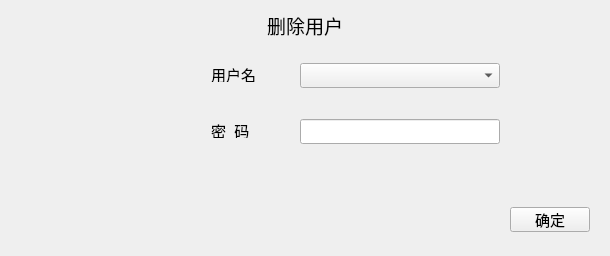
             <widget class="QWidget" name="page_4">
              <layout class="QVBoxLayout" name="verticalLayout_10">
               <property name="bottomMargin">
                <number>15</number>
               </property>
               <item>
                <widget class="QLabel" name="label_13">
                 <property name="sizePolicy">
                  <sizepolicy hsizetype="Minimum" vsizetype="Maximum">
                   <horstretch>0</horstretch>
                   <verstretch>0</verstretch>
                  </sizepolicy>
                 </property>
                 <property name="font">
                  <font>
                   <family>Agency FB</family>
                   <pointsize>14</pointsize>
                  </font>
                 </property>
                 <property name="text">
                  <string>删除用户</string>
                 </property>
                 <property name="alignment">
                  <set>Qt::AlignCenter</set>
                 </property>
                </widget>
               </item>
               <item>
                <widget class="QWidget" name="widget_20" native="true">
                 <property name="minimumSize">
                  <size>
                   <width>0</width>
                   <height>50</height>
                  </size>
                 </property>
                 <property name="maximumSize">
                  <size>
                   <width>16777215</width>
                   <height>50</height>
                  </size>
                 </property>
                 <widget class="QLabel" name="label_19">
                  <property name="geometry">
                   <rect>
                    <x>200</x>
                    <y>20</y>
                    <width>80</width>
                    <height>16</height>
                   </rect>
                  </property>
                  <property name="minimumSize">
                   <size>
                    <width>80</width>
                    <height>0</height>
                   </size>
                  </property>
                  <property name="maximumSize">
                   <size>
                    <width>80</width>
                    <height>16777215</height>
                   </size>
                  </property>
                  <property name="font">
                   <font>
                    <pointsize>11</pointsize>
                   </font>
                  </property>
                  <property name="text">
                   <string>用户名</string>
                  </property>
                 </widget>
                 <widget class="QComboBox" name="comboBox_2">
                  <property name="geometry">
                   <rect>
                    <x>289</x>
                    <y>17</y>
                    <width>200</width>
                    <height>25</height>
                   </rect>
                  </property>
                  <property name="minimumSize">
                   <size>
                    <width>200</width>
                    <height>25</height>
                   </size>
                  </property>
                  <property name="maximumSize">
                   <size>
                    <width>200</width>
                    <height>25</height>
                   </size>
                  </property>
                  <property name="font">
                   <font>
                    <pointsize>11</pointsize>
                   </font>
                  </property>
                 </widget>
                </widget>
               </item>
               <item>
                <widget class="QWidget" name="widget_21" native="true">
                 <property name="minimumSize">
                  <size>
                   <width>0</width>
                   <height>50</height>
                  </size>
                 </property>
                 <property name="maximumSize">
                  <size>
                   <width>16777215</width>
                   <height>50</height>
                  </size>
                 </property>
                 <widget class="QLabel" name="label_15">
                  <property name="geometry">
                   <rect>
                    <x>200</x>
                    <y>20</y>
                    <width>80</width>
                    <height>16</height>
                   </rect>
                  </property>
                  <property name="minimumSize">
                   <size>
                    <width>80</width>
                    <height>0</height>
                   </size>
                  </property>
                  <property name="maximumSize">
                   <size>
                    <width>80</width>
                    <height>16777215</height>
                   </size>
                  </property>
                  <property name="font">
                   <font>
                    <pointsize>11</pointsize>
                   </font>
                  </property>
                  <property name="text">
                   <string>密  码</string>
                  </property>
                 </widget>
                 <widget class="QLineEdit" name="lineEdit_9">
                  <property name="geometry">
                   <rect>
                    <x>289</x>
                    <y>17</y>
                    <width>200</width>
                    <height>25</height>
                   </rect>
                  </property>
                  <property name="minimumSize">
                   <size>
                    <width>200</width>
                    <height>25</height>
                   </size>
                  </property>
                  <property name="maximumSize">
                   <size>
                    <width>200</width>
                    <height>25</height>
                   </size>
                  </property>
                  <property name="font">
                   <font>
                    <pointsize>11</pointsize>
                   </font>
                  </property>
                 </widget>
                </widget>
               </item>
               <item>
                <spacer name="verticalSpacer_2">
                 <property name="orientation">
                  <enum>Qt::Vertical</enum>
                 </property>
                 <property name="sizeHint" stdset="0">
                  <size>
                   <width>20</width>
                   <height>40</height>
                  </size>
                 </property>
                </spacer>
               </item>
               <item>
                <widget class="QWidget" name="widget_22" native="true">
                 <layout class="QHBoxLayout" name="horizontalLayout_2">
                  <item>
                   <spacer name="horizontalSpacer_3">
                    <property name="orientation">
                     <enum>Qt::Horizontal</enum>
                    </property>
                    <property name="sizeHint" stdset="0">
                     <size>
                      <width>490</width>
                      <height>20</height>
                     </size>
                    </property>
                   </spacer>
                  </item>
                  <item>
                   <widget class="QPushButton" name="pushButton_7">
                    <property name="sizePolicy">
                     <sizepolicy hsizetype="Maximum" vsizetype="Fixed">
                      <horstretch>0</horstretch>
                      <verstretch>0</verstretch>
                     </sizepolicy>
                    </property>
                    <property name="minimumSize">
                     <size>
                      <width>80</width>
                      <height>25</height>
                     </size>
                    </property>
                    <property name="maximumSize">
                     <size>
                      <width>80</width>
                      <height>25</height>
                     </size>
                    </property>
                    <property name="font">
                     <font>
                      <pointsize>11</pointsize>
                     </font>
                    </property>
                    <property name="text">
                     <string>确定</string>
                    </property>
                   </widget>
                  </item>
                 </layout>
                </widget>
               </item>
              </layout>
             </widget>
